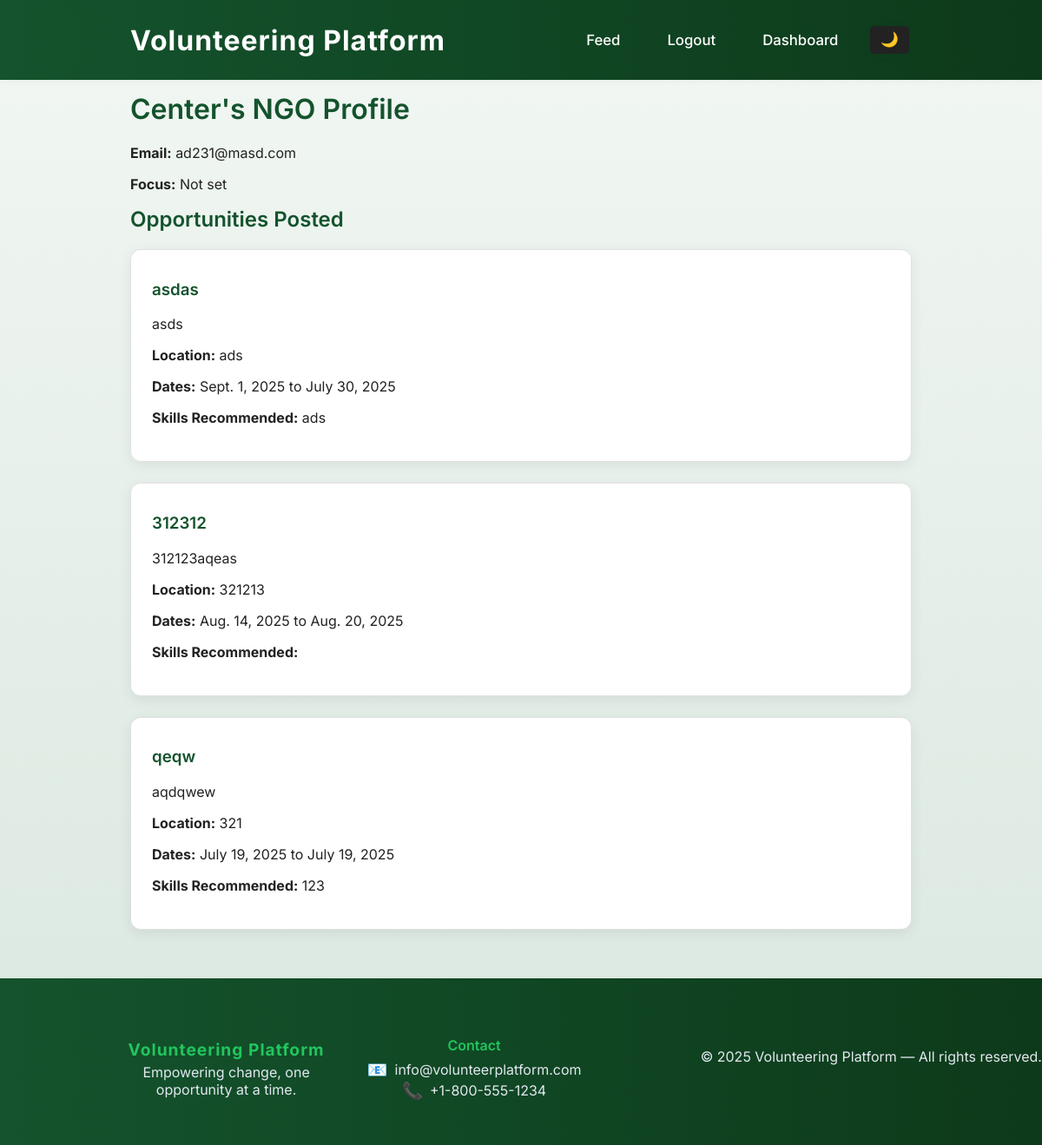
Before: /accounts/ngo_profile/4/ (signed in) with the older database file.
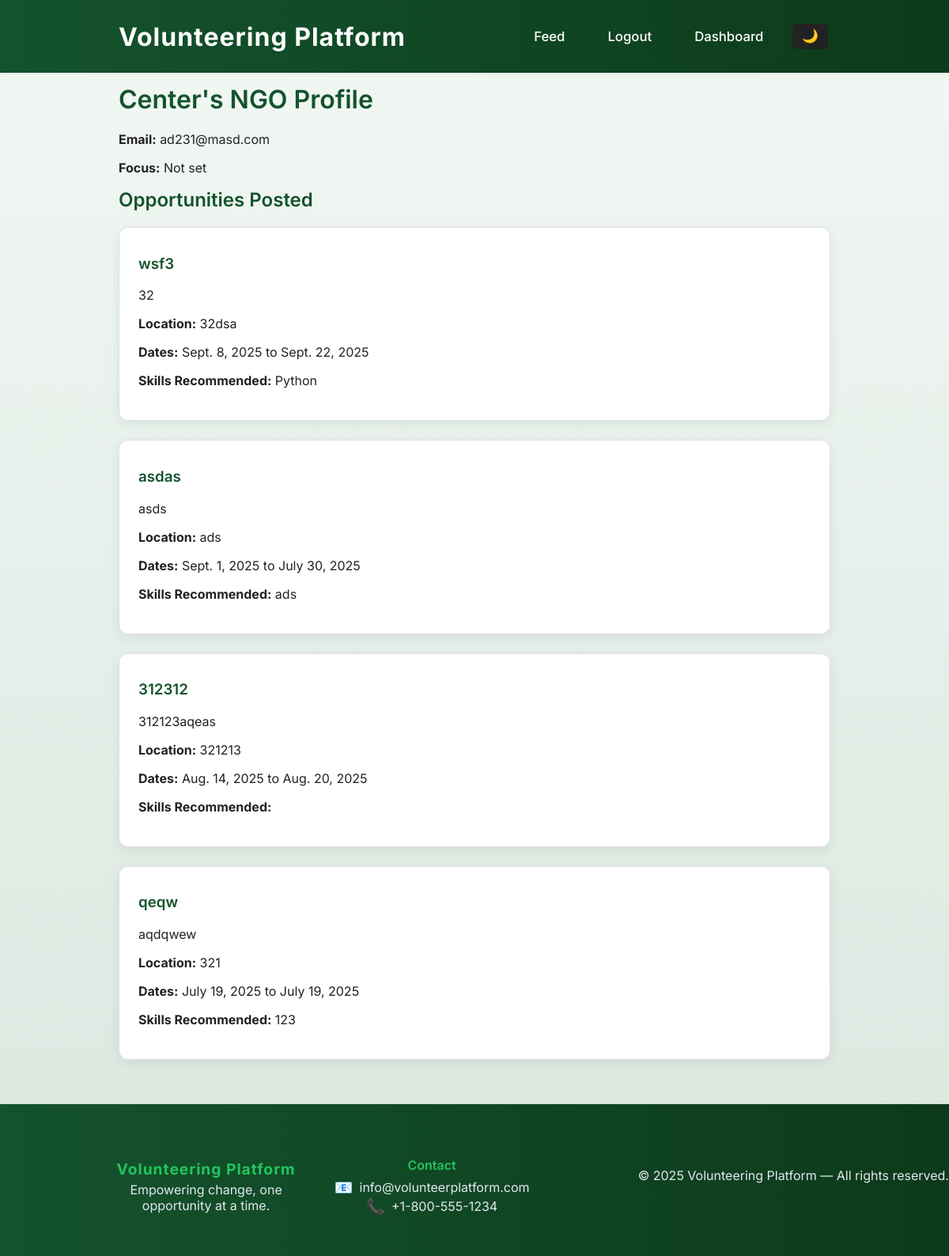
After: the same page with the newer database file.
### feeds/models.py (models this page shows, shortened)
class Opportunity(models.Model):
    ngo = models.ForeignKey(
        settings.AUTH_USER_MODEL,
        on_delete=models.CASCADE,
        limit_choices_to={"role": "ngo"},
    )
    title = models.CharField(max_length=200)
    description = models.TextField()
    location = models.CharField(max_length=255)
    start_date = models.DateField()
    end_date = models.DateField()
    skills_recommended = models.CharField(max_length=255, blank=True)
    created_at = models.DateTimeField(auto_now_add=True)

### accounts/views.py (the view)
# urls.py: path("ngo_profile/<int:user_id>/", views.ngo_profile, name="ngo_profile"),
@login_required
def ngo_profile(request, user_id):
    User = get_user_model()
    ngo = get_object_or_404(User, id=user_id, role="ngo")
    if request.method == "POST" and request.user.role == "admin":
        if request.POST.get("delete_user_id") == str(ngo.id):
            ngo.delete()
            return redirect("admin_dashboard")
    opportunities = Opportunity.objects.filter(ngo=ngo).order_by("-created_at")
    return render(request, "accounts/ngo_profile.html", {"ngo": ngo, "opportunities": opportunities})

### accounts/views.py (called while the page is built)
def get_notification_count(request):
    if not request.user.is_authenticated:
        return {'notification_count': 0}
    count = 0
    if hasattr(request.user, 'role'):
        if request.user.role == 'ngo':
            from feeds.models import Application
            count = Application.objects.filter(opportunity__ngo=request.user, status='pending').count()
        elif request.user.role == 'admin':
            from .models import Report
            count = Report.objects.filter(handled=False).count()
    return {'notification_count': count}

### accounts/templates/accounts/ngo_profile.html (shortened to what this page needs)
{% extends "base.html" %}
{% block content %}
  <h1>{{ ngo.username }}'s NGO Profile</h1>
  <p><strong>Email:</strong> {{ ngo.email }}</p>
  <p><strong>Focus:</strong> {{ ngo.skills|default:'Not set' }}</p>
  <h2>Opportunities Posted</h2>
  {% if opportunities %}
    {% for opp in opportunities %}
      <div class="opportunity-card">
        <h3>{{ opp.title }}</h3>
        <p>{{ opp.description }}</p>
        <p><strong>Location:</strong> {{ opp.location }}</p>
        <p><strong>Dates:</strong> {{ opp.start_date }} to {{ opp.end_date }}</p>
  <p><strong>Skills Recommended:</strong> {{ opp.skills_recommended }}</p>
      </div>
    {% endfor %}
  {% else %}
    <p>No opportunities posted yet.</p>
  {% endif %}
{% endblock %}

Changed rows visible on the page:
added Opportunity: title "wsf3", description "32", location "32dsa", start_date "Sept. 8, 2025", end_date "Sept. 22, 2025", skills_recommended "Python"
